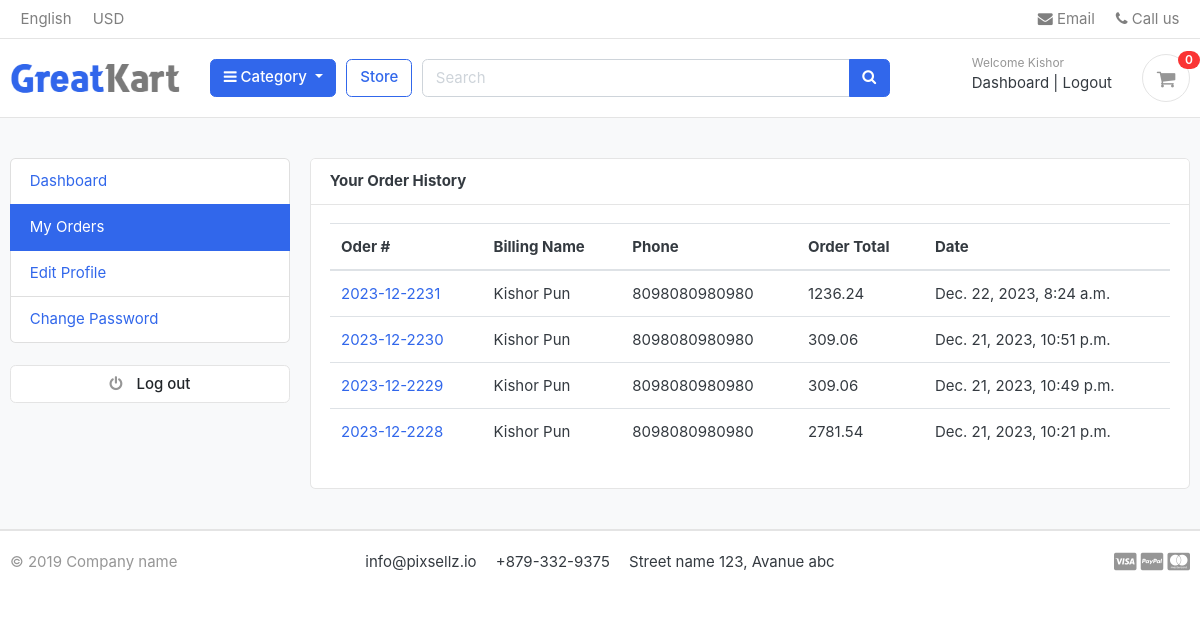
The page /accounts/my_orders/ (signed in) on the database its author committed.
### accounts/models.py (models this page shows, shortened)
class Account(AbstractBaseUser):
    first_name = models.CharField(max_length=50, null=True, blank=True)
    last_name = models.CharField(max_length=50, null=True, blank=True)
    username = models.CharField(max_length=50, unique=True, blank=True, null=True)
    email = models.EmailField(unique=True)
    phone_number = models.CharField(max_length=15, null=True, blank=True)
    date_joined = models.DateTimeField(auto_now_add=True)
    last_login = models.DateTimeField(auto_now_add=True)
    is_admin = models.BooleanField(default=False)
    is_staff = models.BooleanField(default=False)
    is_active = models.BooleanField(default=False)
    is_superadmin = models.BooleanField(default=False)
    USERNAME_FIELD = 'email'
    REQUIRED_FIELDS = ['first_name', 'last_name', 'username']
    objects = MyAccountManager()

### orders/models.py (models this page shows, shortened)
class Order(models.Model):
    user = models.ForeignKey(Account, on_delete=models.SET_NULL, null=True, blank=True)
    payment = models.ForeignKey(Payment, on_delete=models.SET_NULL, blank=True, null=True)
    order_number = models.CharField(max_length=20)
    first_name = models.CharField(max_length=50, null=True, blank=True)
    last_name = models.CharField(max_length=50, null=True, blank=True)
    username = models.CharField(max_length=50, unique=True, blank=True, null=True)
    email = models.EmailField()
    phone_number = models.CharField(max_length=15, null=True, blank=True)
    address_line_1 = models.CharField(max_length=100)
    address_line_2 = models.CharField(max_length=100, null=True, blank=True)
    country = models.CharField(max_length=50)
    state = models.CharField(max_length=50)
    city = models.CharField(max_length=50)
    order_note = models.TextField()
    order_total = models.FloatField(max_length=60)
    tax = models.FloatField()
    status = models.CharField(max_length=10, choices=(
        ('New', 'New'),
        ('Accepted', 'Accepted'),
        ('Completed', 'Completed'),
        ('Cancelled', 'Cancelled'),
    ), default='New')
    ip = models.CharField(max_length=20, null=True, blank=True)
    is_order = models.BooleanField(default=False)
    created_at = models.DateTimeField(auto_now_add=True)
    updated_at = models.DateTimeField(auto_now=True)
    def full_name(self):
        return f'{self.first_name} {self.last_name}'

### accounts/views.py (the view)
# urls.py: path('my_orders/', my_orders, name='my_orders'),
@login_required(login_url="login")
def my_orders(request):
    orders = Order.objects.order_by('-created_at').filter(user_id=request.user.id, is_order = True)
    context = {
        'orders': orders,
    }
    return render(request, 'front/accounts/my_orders.html', context)

### carts/contex_processors.py (called while the page is built)
def counter(request):
    cart_count =0
    if 'admin' in request.path:
        return {}
    else:
        try:
            cart= Cart.objects.filter(cart_id=_cart_id(request))
            if request.user.is_authenticated:
                cart_items = CartItem.objects.all().filter(user=request.user)
            else:
                cart_items = CartItem.objects.all().filter(cart=cart[:1])
            for  cart_item in cart_items:
                cart_count = cart_count +cart_item.quantity
        except Cart.DoesNotExist:
            cart_count = 0
    return  dict(cart_count=cart_count,)

### carts/views.py (called while the page is built)
def _cart_id(request):
    cart = request.session.session_key
    if not cart:
        cart = request.session.create()
    return cart

### category/contex_processors.py (called while the page is built)
def menu_links(request):
    links = Category.objects.all()
    return {'links':links}

### category/models.py (called while the page is built)
    def get_url(self):
        return reverse('product_by_category', args=[self.slug])

### templates/front/accounts/my_orders.html (shortened to what this page needs)
{% extends "front/layouts/base.html" %}
{% load static %}
{% block content %}
<section class="section-conten padding-y bg">
    <div class="container">
        <div class="row">
        {% include "front/layouts/dashboard_sidebar.html" %}
        <main class="col-md-9">
            <article class="card">
                <header class="card-header">
                    <strong class="d-inline-block mr-3">Your Order History</strong>
                </header>
                <div class="card-body">
                    <div class="row">
                        <div class="col-md-12">
                            <table class="table table-hover">
                                <thead>
                                  <tr>
                                    <th>Oder #</th>
                                    <th>Billing Name</th>
                                    <th>Phone</th>
                                    <th>Order Total</th>
                                    <th>Date</th>
                                  </tr>
                                </thead>
                                <tbody>
                                    {% for order in orders %}
                                        <tr>
                                            <td><a href="{% url 'order_detail' order.order_number %}" >{{order.order_number}}</a></td>
                                            <td>{{order.full_name}}</td>
                                            <td>{{order.phone_number}}</td>
                                            <td>{{order.order_total}}</td>
                                            <td>{{order.created_at}}</td>
                                        </tr>
                                    {% endfor %}
                                </tbody>
                            </table>
                        </div>
                    </div>
                </div>
            </article>
        </main>
    </div>
    </div>
    </section>
{% endblock %}

### templates/front/layouts/header.html (shortened to what this page needs)
{% load static %}
<header class="section-header">
    <nav class="navbar p-md-0 navbar-expand-sm navbar-light border-bottom">
        <div class="container">
        <div class="collapse navbar-collapse" id="navbarTop4">
            <ul class="navbar-nav mr-auto">
                <li class="nav-item dropdown">
                    <a href="#" class="nav-link">   English </a>
                </li>
                <li class="nav-item dropdown">
                    <a href="#" class="nav-link"> USD </a>
                </li>
            </ul>
            <ul class="navbar-nav">
                <li><a href="#" class="nav-link"> <i class="fa fa-envelope"></i> Email </a></li>
                <li><a href="#" class="nav-link"> <i class="fa fa-phone"></i> Call us </a></li>
            </ul>
        </div>
        </div>
    </nav>
    <section class="header-main border-bottom">
        <div class="container">
    <div class="row align-items-center">
        <div class="col-lg-2 col-md-3 col-6">
            <a href="{% url "index" %}" class="brand-wrap">
                <img class="logo" src="{% static 'front/images/logo.png' %}">
            </a>
        </div>
        <div class="col-lg col-sm col-md col-6 flex-grow-0">
            <div class="category-wrap dropdown d-inline-block float-right">
                <button type="button" class="btn btn-primary dropdown-toggle" data-toggle="dropdown">
                    <i class="fa fa-bars"></i> Category
                </button>
            </div>
        </div>
        <a href="{% url 'store' %}" class="btn btn-outline-primary">Store</a>
        <div class="col-lg  col-md-6 col-sm-12 col">
            <form action="{% url 'search' %}" class="search">
                <div class="input-group w-100">
                    <input type="text" class="form-control" style="width:60%;" placeholder="Search" name="keywords"
                    >
                    <div class="input-group-append">
                      <button class="btn btn-primary" type="submit">
                        <i class="fa fa-search"></i>
                      </button>
                    </div>
                </div>
            </form>
        </div>
        <div class="col-lg-3 col-sm-6 col-8 order-2 order-lg-3">
                    <div class="d-flex justify-content-end mb-3 mb-lg-0">
                        <div class="widget-header">
                            <small class="title text-muted">Welcome
                                {% if request.user.is_authenticated %}
                                    {{request.user.first_name | capfirst}}
                                {% else %}
                                    guest!
                                {% endif %}
                            </small>
                            <div>
                                {% if request.user.is_authenticated %}
                                    <a href="{% url 'dashboard' %}">Dashboard</a> <span class="dark-transp"> | </span>
                                    <a href="{% url 'logout' %}"> Logout</a>
                                {% else %}
                                    <a href="{% url 'login' %}">Sign in</a> <span class="dark-transp"> | </span>
                                    <a href="{% url 'register' %}"> Register</a>
                                {% endif %}
                            </div>
                        </div>
                        <a href="{% url 'carts' %}" class="widget-header pl-3 ml-3">
                            <div class="icon icon-sm rounded-circle border"><i class="fa fa-shopping-cart"></i></div>
                            <span class="badge badge-pill badge-danger notify">{{cart_count}}</span>
                        </a>
                    </div>
                </div>
    </div>
        </div>
    </section>
    </header>

### static/front/css/ui.css (style rules this page uses)
html { font-family: "Inter", sans-serif; font-size: 15px; }
.icon-xs, .icon-sm, .icon-md, .icon-lg { display: inline-block; text-align: center; flex-shrink: 0; flex-grow: 0; }
.icon-sm { width: 48px; height: 48px; line-height: 48px !important; font-size: 20px; }
.padding-y { padding-top: 40px; padding-bottom: 40px; }
article:after, .form-group:after { display: block; clear: both; content: ""; }
.bg { background-color: #f8f9fa; }
.header-main { position: relative; padding-top: 1rem; padding-bottom: 1rem; }
.brand-wrap .logo, .navbar-brand .logo { margin-right: 7px; max-height: 42px; display: inline-block; }
.widget-header { display: inline-block; vertical-align: middle; position: relative; }
.widget-header a { color: #343a40; }
.widget-header i { color: #969696; }
.widget-header .title { display: block; }
.widget-header .notify { position: absolute; top: -3px; right: -10px; }
.notify { position: absolute; top: -4px; right: -10px; display: inline-block; padding: 0.25em 0.6em; font-size: 12px; line-height: 1; text-align: center; border-radius: 3rem; color: #fff; background-color: #fa3434; }

### rows shown on the page
Account: user.first_name "Kishor"
Order: order_number "2023-12-2231", full_name "Kishor Pun", phone_number "8098080980980", order_total "1236.24", created_at "Dec. 22, 2023, 8:24 a.m."
Order: order_number "2023-12-2230", full_name "Kishor Pun", phone_number "8098080980980", order_total "309.06", created_at "Dec. 21, 2023, 10:51 p.m."
Order: order_number "2023-12-2229", full_name "Kishor Pun", phone_number "8098080980980", order_total "309.06", created_at "Dec. 21, 2023, 10:49 p.m."
Order: order_number "2023-12-2228", full_name "Kishor Pun", phone_number "8098080980980", order_total "2781.54", created_at "Dec. 21, 2023, 10:21 p.m."

### other values the page prints
{{ cart_count }} "0"
